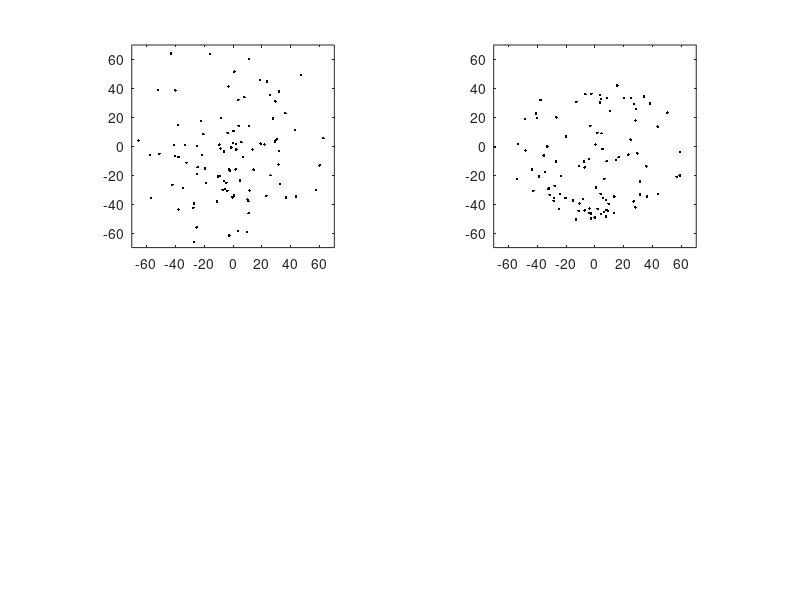
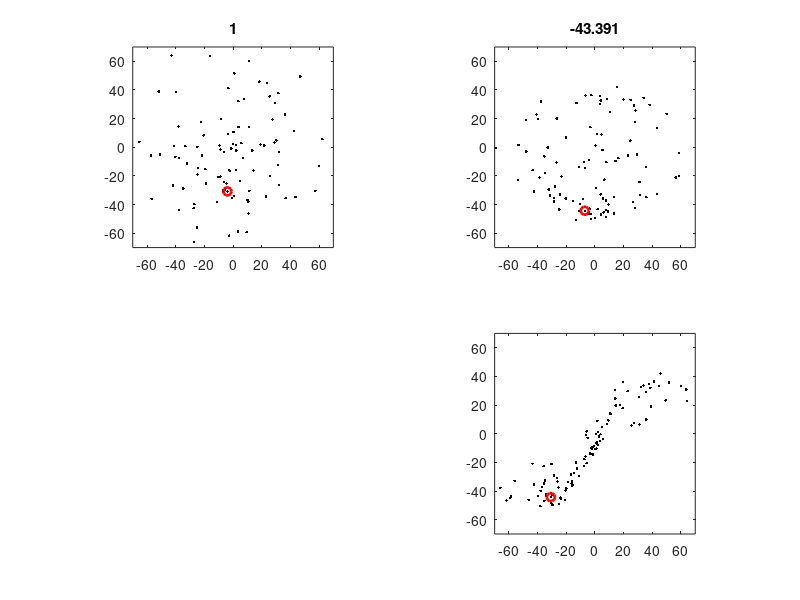

Here is the MATLAB script that generated these plots, in order: (Note: this script raises an error after producing the figures.)
function tmp

clear all
close all
clc

xt = -45:15:45;
[xt,yt] = meshgrid(xt,xt);
xt = xt(:);
yt = yt(:);
xt = 30*randn(100,1);
yt = 30*randn(100,1);

xr = xt+3*randn(size(xt));
yr = 80./(1+exp(-0.12*yt))-45;
N = normpdf(xt,0,50);
N = N./max(N);
yr = yr.*N;
yr = yr+5*randn(size(yt));
% plot(xt,yt);
% return
% yr = yt+5*randn(size(yt));

figure
subplot(221)
plot(xt,yt,'k.');
axis square;
axis([-70 70 -70 70]);

subplot(222)
plot(xr,yr,'k.');
hold on
axis square;
axis([-70 70 -70 70]);

n = length(xt);
ym = NaN(size(xt));
xm = ym;
for ii = 1:n
	X = sqrt( (xt-xt(ii)).^2+(yt-yt(ii)).^2 );
	Y = yr;
	ym(ii) = getmean(X,Y,0,10);
	
	figure(2)
	clf
	subplot(221)
	plot(xt,yt,'k.');
	hold on
	plot(xt(ii),yt(ii),'ro','LineWidth',2);
	
	axis square;
	axis([-70 70 -70 70]);
	title(ii)
	
	subplot(222)
	plot(xr,yr,'k.');
	hold on
	plot(xr(ii),yr(ii),'ro','LineWidth',2);
	axis square;
	axis([-70 70 -70 70]);
	title(ym(ii));
	
	subplot(224)
	plot(yt,yr,'k.');
	hold on
	plot(yt(ii),yr(ii),'ro','LineWidth',2);
	axis square;
	axis([-70 70 -70 70]);
	pa_unityline;
		
	subplot(223)
	hist(X,0:5:200)
	
	drawnow
	
	
	% 	Y = xr;
	% 	xm(ii) = pa_weightedmean(X,Y,0,5);
end

figure
plot3(xt,yt,ym,'.');
grid on

%%
% Construct the interpolant
x = xt;
y = yt;
z = ym;
F = TriScatteredInterp(x,y,z);

% Evaluate the interpolant at the locations (qx, qy), qz
%    is the corresponding value at these locations.
ti = -45:1:45;
[qx,qy] = meshgrid(ti,ti);
qz = F(qx,qy);
contourf(qx,qy,qz,100); 
hold on; 
% plot3(x,y,z,'ko');
shading flat
axis square;
axis([min(x) max(x) min(y) max(y)]);
caxis([min(y) max(y)]);
colorbar
% keyboard

function [mu,xi] = getmean(X,Y,XI,sigma)
% initialization of matrices
mu      = NaN(length(XI),1); % regression coefficients
xi		= NaN(size(XI)); % wfuned average x-parameter
for ii   = 1:length(XI)
    w1		= normpdf(X,XI(ii),sigma); % Gaussian wfuning for one column
    sw		= nansum(w1); % normalization factor
    xi(ii)	= nansum(w1.*X)./sw;
    xi(ii) = XI(ii);
    y		= w1.*Y./sw;
    sel		= X>=XI(ii)-sigma  & X<=xi(ii)+sigma;
        mu(ii) = nansum(y);
end